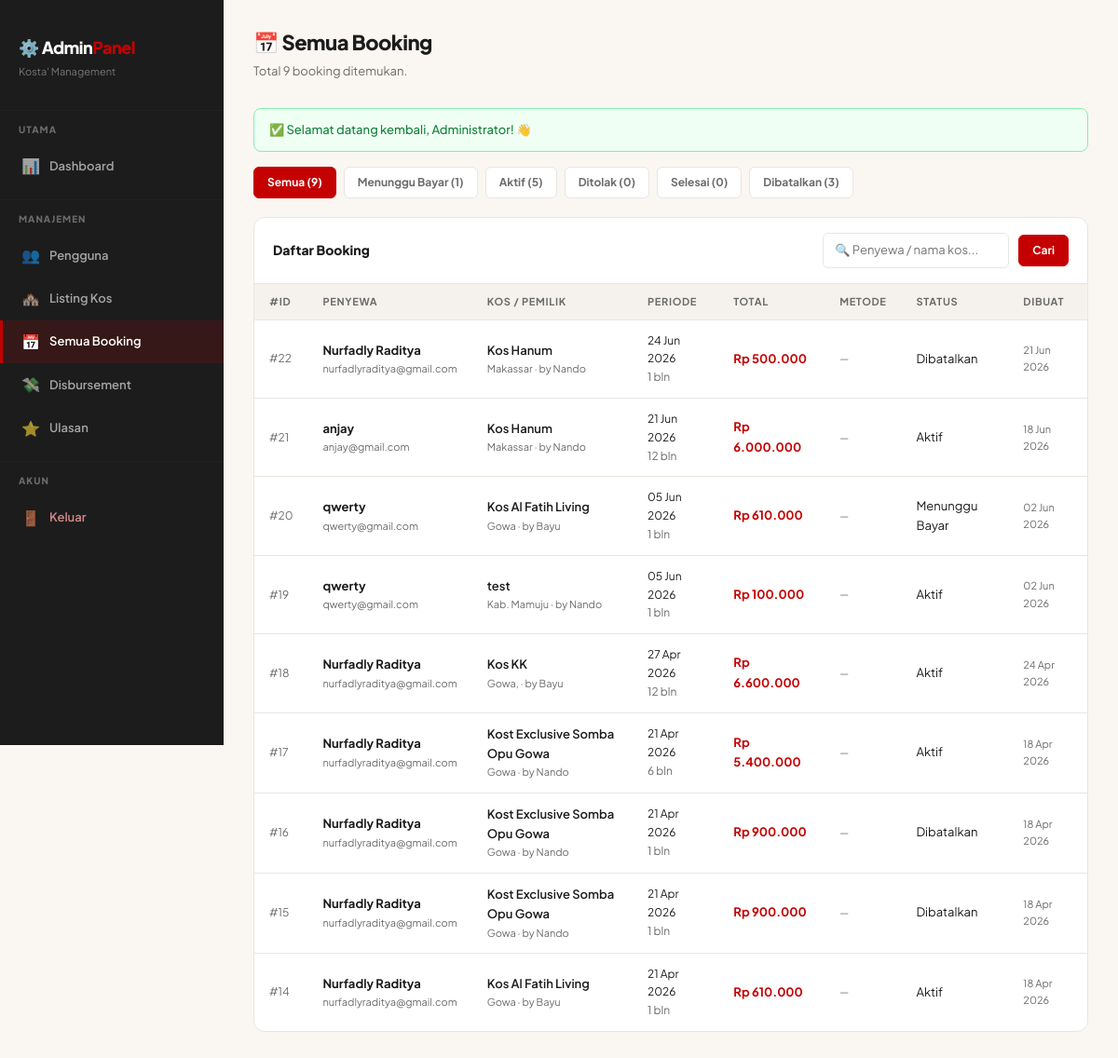
Page /pages/admin/bookings.php (signed in) on the committed database.
### tables this page shows
CREATE TABLE `bookings` (
  `id` int unsigned NOT NULL AUTO_INCREMENT,
  `kos_id` int unsigned NOT NULL,
  `penyewa_id` int unsigned NOT NULL,
  `nomor_kamar` varchar(20) DEFAULT NULL,
  `tanggal_masuk` date NOT NULL,
  `durasi_bulan` tinyint unsigned NOT NULL DEFAULT '1',
  `tanggal_keluar` date NOT NULL,
  `harga_per_bulan` int unsigned NOT NULL,
  `total_harga` int unsigned NOT NULL,
  `snap_token` varchar(255) DEFAULT NULL COMMENT 'Token Midtrans Snap',
  `midtrans_order_id` varchar(100) DEFAULT NULL COMMENT 'Order ID unik ke Midtrans',
  `metode_pembayaran` enum('transfer_bank','ewallet','qris') DEFAULT NULL,
  `payment_type` varchar(50) DEFAULT NULL COMMENT 'Metode bayar dari Midtrans',
  `midtrans_status` varchar(50) DEFAULT NULL COMMENT 'Status raw dari Midtrans',
  `tanggal_bayar` datetime DEFAULT NULL,
  `status` enum('menunggu_pembayaran','dibayar','aktif','ditolak','selesai','dibatalkan') DEFAULT 'menunggu_pembayaran',
  `catatan_penyewa` text,
  `catatan_pemilik` text,
  `created_at` timestamp NULL DEFAULT CURRENT_TIMESTAMP,
  `updated_at` timestamp NULL DEFAULT CURRENT_TIMESTAMP ON UPDATE CURRENT_TIMESTAMP,
  PRIMARY KEY (`id`),
  KEY `kos_id` (`kos_id`),
  KEY `penyewa_id` (`penyewa_id`),
  CONSTRAINT `bookings_ibfk_1` FOREIGN KEY (`kos_id`) REFERENCES `kos` (`id`) ON DELETE CASCADE,
  CONSTRAINT `bookings_ibfk_2` FOREIGN KEY (`penyewa_id`) REFERENCES `users` (`id`) ON DELETE CASCADE
);

CREATE TABLE `users` (
  `id` int unsigned NOT NULL AUTO_INCREMENT,
  `nama` varchar(100) NOT NULL,
  `email` varchar(150) NOT NULL,
  `password` varchar(255) NOT NULL,
  `no_hp` varchar(20) DEFAULT NULL,
  `nama_bank` varchar(100) DEFAULT NULL,
  `nomor_rekening` varchar(50) DEFAULT NULL,
  `nama_pemilik_rekening` varchar(100) DEFAULT NULL,
  `role` enum('pencari','pemilik','admin') NOT NULL DEFAULT 'pencari',
  `foto_profil` varchar(255) DEFAULT NULL,
  `status` enum('aktif','nonaktif') NOT NULL DEFAULT 'aktif',
  `created_at` timestamp NULL DEFAULT CURRENT_TIMESTAMP,
  `updated_at` timestamp NULL DEFAULT CURRENT_TIMESTAMP ON UPDATE CURRENT_TIMESTAMP,
  PRIMARY KEY (`id`),
  UNIQUE KEY `email` (`email`)
);

CREATE TABLE `kos` (
  `id` int unsigned NOT NULL AUTO_INCREMENT,
  `pemilik_id` int unsigned NOT NULL,
  `nama_kos` varchar(150) NOT NULL,
  `deskripsi` text,
  `tipe` enum('putra','putri','campur') NOT NULL DEFAULT 'campur',
  `alamat` text NOT NULL,
  `kecamatan` varchar(80) DEFAULT NULL,
  `kota` varchar(80) NOT NULL,
  `provinsi` varchar(80) DEFAULT NULL,
  `kode_pos` varchar(10) DEFAULT NULL,
  `lat` decimal(10,7) DEFAULT NULL,
  `lng` decimal(10,7) DEFAULT NULL,
  `harga_per_bulan` int unsigned NOT NULL,
  `jumlah_kamar` tinyint unsigned NOT NULL DEFAULT '1',
  `kamar_terisi` tinyint unsigned NOT NULL DEFAULT '0',
  `ada_nomor_kamar` tinyint(1) NOT NULL DEFAULT '0',
  `wifi` tinyint(1) NOT NULL DEFAULT '0',
  `ac` tinyint(1) NOT NULL DEFAULT '0',
  `kamar_mandi_dalam` tinyint(1) NOT NULL DEFAULT '0',
  `parkir` tinyint(1) NOT NULL DEFAULT '0',
  `dapur` tinyint(1) NOT NULL DEFAULT '0',
  `laundry` tinyint(1) NOT NULL DEFAULT '0',
  `security` tinyint(1) NOT NULL DEFAULT '0',
  `cctv` tinyint(1) NOT NULL DEFAULT '0',
  `foto_utama` varchar(255) DEFAULT NULL,
  `status` enum('aktif','nonaktif','pending') NOT NULL DEFAULT 'aktif',
  `created_at` timestamp NULL DEFAULT CURRENT_TIMESTAMP,
  `updated_at` timestamp NULL DEFAULT CURRENT_TIMESTAMP ON UPDATE CURRENT_TIMESTAMP,
  PRIMARY KEY (`id`),
  KEY `pemilik_id` (`pemilik_id`),
  KEY `kota` (`kota`),
  KEY `tipe` (`tipe`),
  KEY `status` (`status`),
  KEY `harga_per_bulan` (`harga_per_bulan`),
  CONSTRAINT `kos_ibfk_1` FOREIGN KEY (`pemilik_id`) REFERENCES `users` (`id`) ON DELETE CASCADE
);

### pages/admin/bookings.php (the view, shortened to what this page needs)
<?php
require_once __DIR__ . '/../../config/session.php';
$filter_status = $_GET['status'] ?? '';
$cari          = trim($_GET['cari'] ?? '');
$page          = max(1, (int)($_GET['page'] ?? 1));
$per_page      = 20;
$offset        = ($page - 1) * $per_page;
$where  = ['1=1']; $params = []; $types = '';
$where_sql = implode(' AND ', $where);
$stmt_cnt = mysqli_prepare($koneksi,
    "SELECT COUNT(*) FROM bookings b
     JOIN users u ON b.penyewa_id = u.id
     JOIN kos k ON b.kos_id = k.id
     WHERE $where_sql");
mysqli_stmt_execute($stmt_cnt);
$total = (int)mysqli_fetch_row(mysqli_stmt_get_result($stmt_cnt))[0];
$stmt = mysqli_prepare($koneksi,
    "SELECT b.id, b.status, b.total_harga, b.durasi_bulan,
            b.tanggal_masuk, b.tanggal_keluar, b.tanggal_bayar,
            b.metode_pembayaran, b.created_at,
            u.nama AS nama_penyewa, u.email AS email_penyewa,
            k.nama_kos, k.kota,
            p.nama AS nama_pemilik
     FROM bookings b
     JOIN users u ON b.penyewa_id = u.id
     JOIN kos k ON b.kos_id = k.id
     JOIN users p ON k.pemilik_id = p.id
     WHERE $where_sql
     ORDER BY b.created_at DESC
     LIMIT ? OFFSET ?");
$params[] = $per_page; $params[] = $offset; $types .= 'ii';
mysqli_stmt_bind_param($stmt, $types, ...$params);
mysqli_stmt_execute($stmt);
$bookings = mysqli_stmt_get_result($stmt);
$r_sum = mysqli_query($koneksi,
    "SELECT status, COUNT(*) AS n, SUM(total_harga) AS total
     FROM bookings GROUP BY status");
$sum = [];
while ($row = mysqli_fetch_assoc($r_sum)) $sum[$row['status']] = $row;
require_once __DIR__ . '/../../components/head.php';
$status_label = [
    'menunggu_pembayaran' => 'Menunggu Bayar',
    'aktif'               => 'Aktif',
    'ditolak'             => 'Ditolak',
    'selesai'             => 'Selesai',
    'dibatalkan'          => 'Dibatalkan',
];
?>
<div class="admin-wrapper">
    <?php require_once __DIR__ . '/sidebar.php'; ?>
    <main class="admin-main">
        <div class="admin-page-header">
            <h1 class="admin-page-title">📅 Semua Booking</h1>
            <p class="admin-page-subtitle">Total <?= $total ?> booking ditemukan.</p>
        </div>
        <?= get_flash() ?>
        <div style="display:flex;gap:8px;flex-wrap:wrap;margin-bottom:20px;">
            <a href="<?= BASE_URL ?>/pages/admin/bookings.php"
               class="btn-admin <?= !$filter_status ? 'primary' : 'neutral' ?>">
                Semua (<?= array_sum(array_column($sum, 'n')) ?>)
            </a>
            <?php foreach ($status_label as $s => $lbl): ?>
                <?php $n = $sum[$s]['n'] ?? 0; ?>
                <a href="<?= BASE_URL ?>/pages/admin/bookings.php?status=<?= $s ?>"
                   class="btn-admin <?= ($filter_status === $s) ? 'primary' : 'neutral' ?>">
                    <?= $lbl ?> (<?= $n ?>)
                </a>
            <?php endforeach; ?>
        </div>
        <div class="admin-card">
            <div class="admin-card-header">
                <div class="admin-card-title">Daftar Booking</div>
                <form method="GET" class="admin-filter-bar">
                    <input type="text" name="cari" class="admin-search"
                           placeholder="🔍 Penyewa / nama kos..." value="<?= htmlspecialchars($cari) ?>">
                    <button type="submit" class="btn-admin primary">Cari</button>
                </form>
            </div>
            <?php if (mysqli_num_rows($bookings) === 0): ?>
                <div class="admin-empty">
                    <div class="admin-empty-icon">📅</div>
                    <p>Tidak ada booking ditemukan.</p>
                </div>
            <?php else: ?>
            <div style="overflow-x:auto;">
                <table class="admin-table">
                    <thead>
                        <tr>
                            <th>#ID</th>
                            <th>Penyewa</th>
                            <th>Kos / Pemilik</th>
                            <th>Periode</th>
                            <th>Total</th>
                            <th>Metode</th>
                            <th>Status</th>
                            <th>Dibuat</th>
                        </tr>
                    </thead>
                    <tbody>
                    <?php while ($b = mysqli_fetch_assoc($bookings)): ?>
                        <tr>
                            <td style="font-size:12px;color:var(--color-text-muted);">#<?= $b['id'] ?></td>
                            <td>
                                <div style="font-weight:700;font-size:13px;"><?= htmlspecialchars($b['nama_penyewa']) ?></div>
                                <div style="font-size:11px;color:var(--color-text-muted);"><?= htmlspecialchars($b['email_penyewa']) ?></div>
                            </td>
                            <td>
                                <div style="font-weight:600;font-size:13px;"><?= htmlspecialchars($b['nama_kos']) ?></div>
                                <div style="font-size:11px;color:var(--color-text-muted);">
                                    <?= htmlspecialchars($b['kota']) ?> · by <?= htmlspecialchars($b['nama_pemilik']) ?>
                                </div>
                            </td>
                            <td style="font-size:12px;">
                                <?= date('d M Y', strtotime($b['tanggal_masuk'])) ?><br>
                                <span style="color:var(--color-text-muted);"><?= $b['durasi_bulan'] ?> bln</span>
                            </td>
                            <td style="font-weight:700;font-size:13px;color:var(--color-accent);">
                                Rp <?= number_format($b['total_harga'], 0, ',', '.') ?>
                            </td>
                            <td style="font-size:11px;color:var(--color-text-muted);">
                                <?= $b['metode_pembayaran']
                                    ? ucwords(str_replace('_', ' ', $b['metode_pembayaran']))
                                    : '—' ?>
                            </td>
                            <td>
                                <span class="status-badge <?= $b['status'] ?>">
                                    <?= $status_label[$b['status']] ?? $b['status'] ?>
                                </span>
                            </td>
                            <td style="font-size:11px;color:var(--color-text-muted);">
                                <?= date('d M Y', strtotime($b['created_at'])) ?>
                            </td>
                        </tr>
                    <?php endwhile; ?>
                    </tbody>
                </table>
            </div>
            <?php endif; ?>
        </div>
    </main>
</div>
<?php
require_once __DIR__ . '/../../components/scripts.php';
?>

### rows in the picture
bookings: id "22", penyewa.nama "Nurfadly Raditya", penyewa.email "nurfadlyraditya@gmail.com", kos.nama_kos "Kos Hanum", kos.kota "Makassar", users.nama "Nando", tanggal_masuk "24 Jun 2026", durasi_bulan "1", total_harga "500.000", status "Dibatalkan", created_at "21 Jun 2026"
bookings: id "21", penyewa.nama "anjay", penyewa.email "anjay@gmail.com", kos.nama_kos "Kos Hanum", kos.kota "Makassar", users.nama "Nando", tanggal_masuk "21 Jun 2026", durasi_bulan "12", total_harga "6.000.000", status "Aktif", created_at "18 Jun 2026"
bookings: id "20", penyewa.nama "qwerty", penyewa.email "qwerty@gmail.com", kos.nama_kos "Kos Al Fatih Living", kos.kota "Gowa", users.nama "Bayu", tanggal_masuk "05 Jun 2026", durasi_bulan "1", total_harga "610.000", status "Menunggu Bayar", created_at "02 Jun 2026"
bookings: id "19", penyewa.nama "qwerty", penyewa.email "qwerty@gmail.com", kos.nama_kos "test", kos.kota "Kab. Mamuju", users.nama "Nando", tanggal_masuk "05 Jun 2026", durasi_bulan "1", total_harga "100.000", status "Aktif", created_at "02 Jun 2026"
bookings: id "18", penyewa.nama "Nurfadly Raditya", penyewa.email "nurfadlyraditya@gmail.com", kos.nama_kos "Kos KK", kos.kota "Gowa,", users.nama "Bayu", tanggal_masuk "27 Apr 2026", durasi_bulan "12", total_harga "6.600.000", status "Aktif", created_at "24 Apr 2026"
bookings: id "17", penyewa.nama "Nurfadly Raditya", penyewa.email "nurfadlyraditya@gmail.com", kos.nama_kos "Kost Exclusive Somba Opu Gowa", kos.kota "Gowa", users.nama "Nando", tanggal_masuk "21 Apr 2026", durasi_bulan "6", total_harga "5.400.000", status "Aktif", created_at "18 Apr 2026"
bookings: id "16", penyewa.nama "Nurfadly Raditya", penyewa.email "nurfadlyraditya@gmail.com", kos.nama_kos "Kost Exclusive Somba Opu Gowa", kos.kota "Gowa", users.nama "Nando", tanggal_masuk "21 Apr 2026", durasi_bulan "1", total_harga "900.000", status "Dibatalkan", created_at "18 Apr 2026"
bookings: id "15", penyewa.nama "Nurfadly Raditya", penyewa.email "nurfadlyraditya@gmail.com", kos.nama_kos "Kost Exclusive Somba Opu Gowa", kos.kota "Gowa", users.nama "Nando", tanggal_masuk "21 Apr 2026", durasi_bulan "1", total_harga "900.000", status "Dibatalkan", created_at "18 Apr 2026"
bookings: id "14", penyewa.nama "Nurfadly Raditya", penyewa.email "nurfadlyraditya@gmail.com", kos.nama_kos "Kos Al Fatih Living", kos.kota "Gowa", users.nama "Bayu", tanggal_masuk "21 Apr 2026", durasi_bulan "1", total_harga "610.000", status "Aktif", created_at "18 Apr 2026"

### other values in the picture
$total "9"
$ikon "✅"
$pesan "Selamat datang kembali, Administrator! 👋"
array_sum(array_column($sum, 'n')) "9"
$lbl "Menunggu Bayar"
$n "1"
$lbl "Aktif"
$n "5"
$lbl "Ditolak"
$n "0"
$lbl "Selesai"
$lbl "Dibatalkan"
$n "3"
